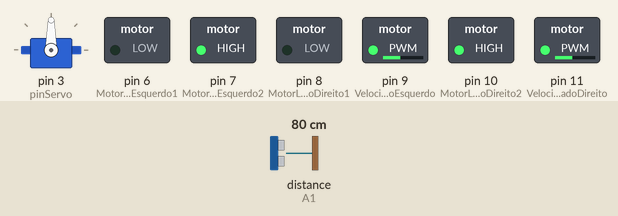
A sketch run on a simulated Arduino Uno, built with avr-gcc and run on an emulated ATmega328P. Shown: servo, switched loads named in the sketch (green lamp = pin HIGH). The inputs (shaded band) are chosen by the test bench; at power-on: distance to the obstacle (sensor on A1) 80 cm. The echo pulse lasts 58.3 µs per cm.

Above: at 4.2 s.
4.3 s: distance to the obstacle (sensor on A1) set to 23 cm
5.8 s: distance to the obstacle (sensor on A1) set to 19 cm
At 7.3 s:
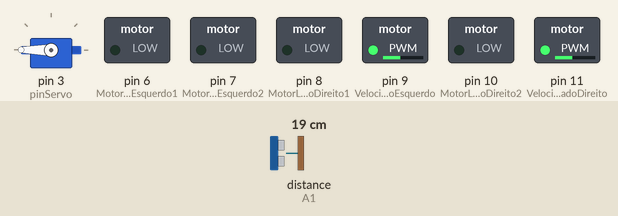
8.8 s: distance to the obstacle (sensor on A1) set to 35 cm
At 10.8 s:
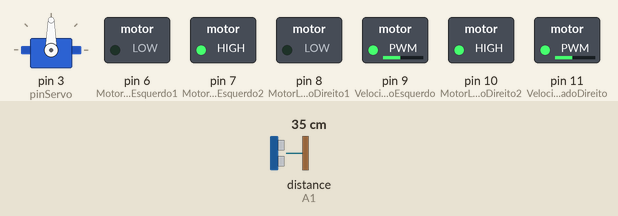
11.1 s: distance to the obstacle (sensor on A1) set to 2 cm
At 13.2 s:
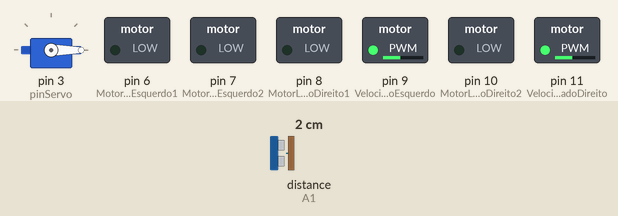
Timing chart, 0 to 15.1 s (numbered marks = the images above; inputs shaded):
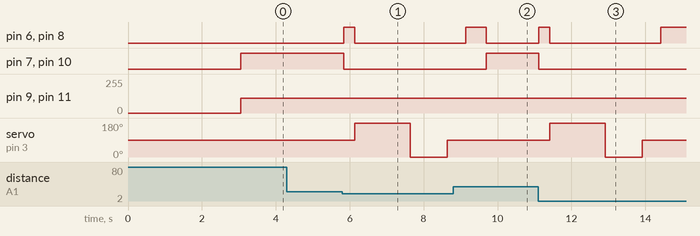

The sketch:

robo3.ino
```cpp
#include <Servo.h>
#include <NewPing.h>

#define pinServo 3
#define TRIGGER_PIN  A0  // Arduino pin tied to trigger pin on the ultrasonic sensor.
#define ECHO_PIN     A1  // Arduino pin tied to echo pin on the ultrasonic sensor.
#define MAX_DISTANCE 200 // Maximum distance we want to ping for (in centimeters). Maximum sensor distance is rated at 400-500cm.

Servo servo1;
NewPing sonar(TRIGGER_PIN, ECHO_PIN, MAX_DISTANCE); // NewPing setup of pins and maximum distance.

float DistanciaemCM = 0;

#define MotorLadoEsquerdo1 6
#define MotorLadoEsquerdo2 7

#define MotorLadoDireito1 8
#define MotorLadoDireito2 10

#define VelocidadeMotorLadoEsquerdo 9
#define VelocidadeMotorLadoDireito 11

// velocidades do motores
int ValorVelocidadeMotorLadoEsquerdo = 110;
int ValorVelocidadeMotorLadoDireito = 110;


// valores da distancia dos lados
int ValorDistanciaLadoEsquerdo;
int ValorDistanciaLadoDireito;
int ValorDistanciaFrente;

void setup() {
  // put your setup code here, to run once:
  Serial.begin(9600);

  servo1.attach(pinServo);

  pinMode(VelocidadeMotorLadoEsquerdo, OUTPUT);
  pinMode(VelocidadeMotorLadoDireito, OUTPUT);
  pinMode(MotorLadoEsquerdo1, OUTPUT);
  pinMode(MotorLadoEsquerdo2, OUTPUT);
  pinMode(MotorLadoDireito1, OUTPUT);
  pinMode(MotorLadoDireito2, OUTPUT);

  delay(3000);
}

void loop() {
  //Serial.print("Posição do servo: ");
  //Serial.println(servo1.read());
  servo1.write(90); // coloca o servo na posição inicial frontal
  delay(50);
  DistanciaemCM = sonar.ping_cm();

  //Serial.print(DistanciaemCM);
  //Serial.println(" cm");

  if(DistanciaemCM <= 20)
  {
      parar();
      paratras();
      delay(300);
      parar();
      servo1.write(180);
      delay(1000);
      ValorDistanciaLadoEsquerdo = sonar.ping_cm();
      delay(500);
      servo1.write(0);
      delay(500);
      ValorDistanciaLadoDireito = sonar.ping_cm();
      delay(500);
      servo1.write(90);
      delay(500);

      if(ValorDistanciaLadoEsquerdo > ValorDistanciaLadoDireito)
      {
          esquerda();
          delay(500);
      }else if(ValorDistanciaLadoEsquerdo < ValorDistanciaLadoDireito){
          direita();
          delay(500);
      }else{
          paratras();
          delay(500);
      }
  }else{ // se não, ou seja, se a distância for maior que 40 centimetros
      frente();
  }
}

void parar()
{
      // Motor lado esquerdo para frente
      digitalWrite(MotorLadoEsquerdo1, LOW);
      digitalWrite(MotorLadoEsquerdo2, LOW);

      // Motor lado direito para frente
      digitalWrite(MotorLadoDireito1, LOW);
      digitalWrite(MotorLadoDireito2, LOW);
}

void frente()
{
      // velocidade motor lado esquerdo
      analogWrite(VelocidadeMotorLadoEsquerdo, ValorVelocidadeMotorLadoEsquerdo);

      // velocidade motor lado direito
      analogWrite(VelocidadeMotorLadoDireito, ValorVelocidadeMotorLadoDireito);

      // Motor lado esquerdo para frente
      digitalWrite(MotorLadoEsquerdo1, LOW);
      digitalWrite(MotorLadoEsquerdo2, HIGH);

      // Motor lado direito para frente
      digitalWrite(MotorLadoDireito1, LOW);
      digitalWrite(MotorLadoDireito2, HIGH);
}

void paratras()
{
      // velocidade motor lado esquerdo
      //analogWrite(VelocidadeMotorLadoEsquerdo, ValorVelocidadeMotorLadoEsquerdo);

      // velocidade motor lado direito
      //analogWrite(VelocidadeMotorLadoDireito, ValorVelocidadeMotorLadoDireito);

      // Motor lado esquerdo para tras
      digitalWrite(MotorLadoEsquerdo1, HIGH);
      digitalWrite(MotorLadoEsquerdo2, LOW);

      // Motor lado direito para tras
      digitalWrite(MotorLadoDireito1, HIGH);
      digitalWrite(MotorLadoDireito2, LOW);
}

void esquerda()
{
      // Motor lado esquerdo para frente
      digitalWrite(MotorLadoEsquerdo1, HIGH);
      digitalWrite(MotorLadoEsquerdo2, LOW);

      // Motor lado direito para frente
      digitalWrite(MotorLadoDireito1, LOW);
      digitalWrite(MotorLadoDireito2, HIGH);
}


void direita()
{
      // Motor lado esquerdo para frente
      digitalWrite(MotorLadoEsquerdo1, LOW);
      digitalWrite(MotorLadoEsquerdo2, HIGH);

      // Motor lado direito para frente
      digitalWrite(MotorLadoDireito1, HIGH);
      digitalWrite(MotorLadoDireito2, LOW);
}
```

Measured:
- the behaviour switches between 21 and 20 cm on distance to the obstacle (sensor on A1) (found by bisection; images 0 and 1)
- after the input at 4.3 s, every drawn part: stays the same
- after the input at 5.8 s, pin 6 (MotorLadoEsquerdo1), pin 8 (MotorLadoDireito1): LOW → HIGH at once, → LOW 0.30 s later; pin 7 (MotorLadoEsquerdo2), pin 10 (MotorLadoDireito2): HIGH → LOW at once; servo on pin 3 (pinServo): 90° → 180° after 0.34 s, → 0° 1.5 s later, → 90° 1.0 s later
- after the input at 8.8 s, pin 7 (MotorLadoEsquerdo2), pin 10 (MotorLadoDireito2): LOW → HIGH after 0.89 s; servo on pin 3 (pinServo): stays 90° (without the input it goes to 180° after 1.2 s)
- after the input at 11.1 s, pin 6 (MotorLadoEsquerdo1), pin 8 (MotorLadoDireito1): LOW → HIGH at once, → LOW 0.30 s later, → HIGH 3.0 s later; pin 7 (MotorLadoEsquerdo2), pin 10 (MotorLadoDireito2): HIGH → LOW at once; servo on pin 3 (pinServo): 90° → 180° after 0.32 s, → 0° 1.5 s later, → 90° 1.0 s later
